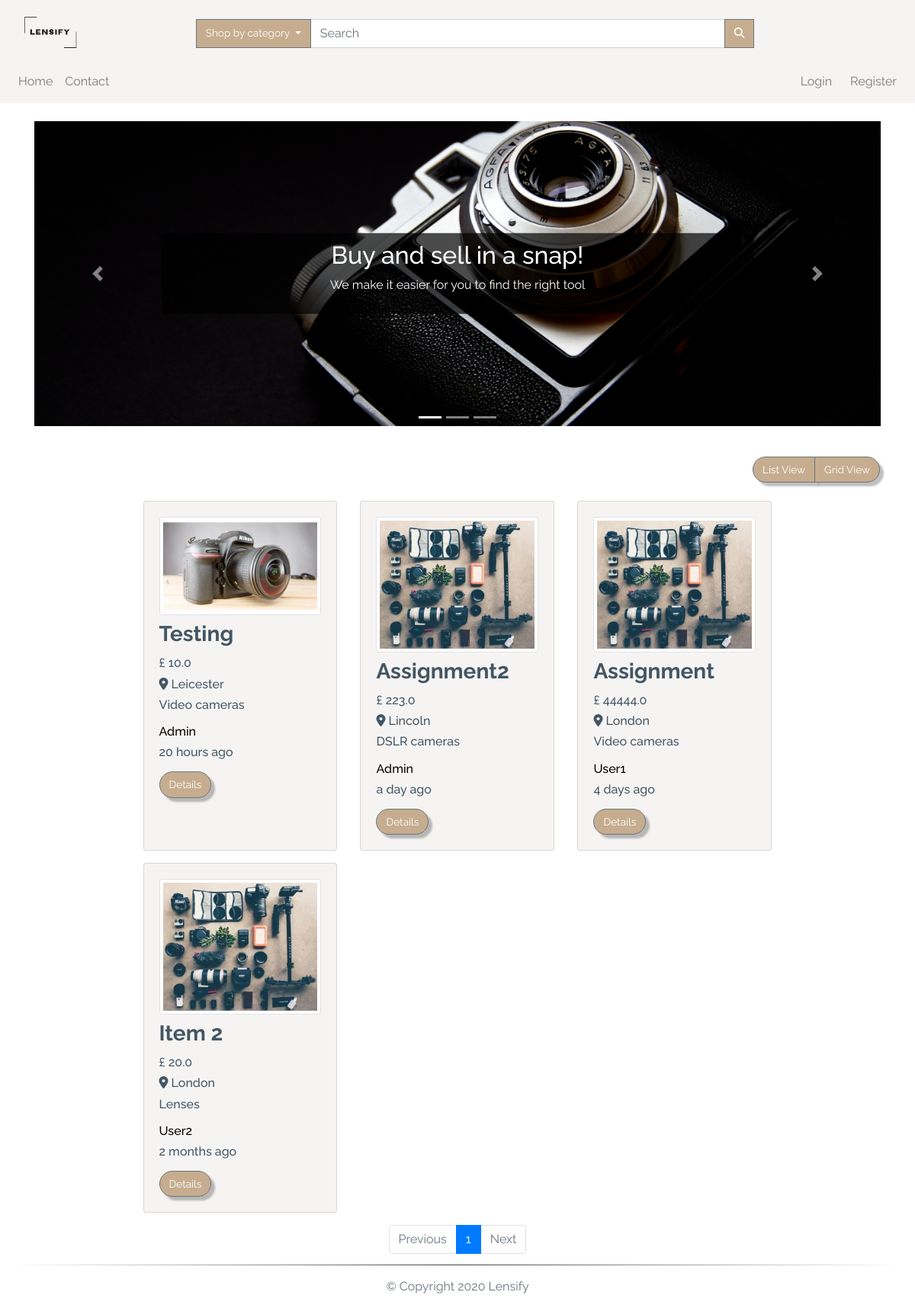
/index, run on the app's committed database.
### app/models.py (models this page shows, shortened)
class TimestampMixin(object):
    created_at = db.Column(db.DateTime, nullable=False,
                           default=datetime.utcnow)
    updated_at = db.Column(db.DateTime, onupdate=datetime.utcnow)

class ItemForSale(db.Model, TimestampMixin):
    __tablename__ = "for_sale"
    id = db.Column(db.Integer, primary_key=True)
    title = db.Column(db.String(100), nullable=False)
    description = db.Column(db.Text, nullable=False)
    quantity = db.Column(db.Integer, nullable=False, default=1)
    condition = db.Column(db.String(50), nullable=False)
    item_city = db.Column(db.String(50), nullable=False)
    price = db.Column(db.Float, nullable=False)
    item_views = db.Column(db.Integer, default=0)
    image_file = db.Column(Json(128), nullable=False,
                           default=['item.jpg'])
    sold = db.Column(db.Boolean, default=False)
    seller_id = db.Column(db.Integer, db.ForeignKey("users.id"))
    category_id = db.Column(db.Integer, db.ForeignKey("categories.id"))
    item_in_order = db.relationship(
        "OrderItem", backref="item", lazy="dynamic"
    )

class Category(db.Model, TimestampMixin):
    __tablename__ = "categories"
    id = db.Column(db.Integer, primary_key=True)
    name = db.Column(db.String(30), nullable=False, unique=True)
    item_cat = db.relationship(
        "ItemForSale", backref="category", lazy="dynamic")

class User(db.Model, TimestampMixin, UserMixin):
    __tablename__ = "users"
    id = db.Column(db.Integer, primary_key=True)
    first_name = db.Column(db.String(50), nullable=False)
    last_name = db.Column(db.String(50), nullable=False)
    username = db.Column(db.String(50), unique=True, nullable=False)
    email = db.Column(db.String(115), unique=True, nullable=False)
    image_file = db.Column(db.String(80), nullable=False,
                           default="default.jpg")
    password_hash = db.Column(db.String(60), nullable=False)
    items_for_sale = db.relationship(
        "ItemForSale", backref="seller", lazy="dynamic")
    orders = db.relationship("Order", backref="buyer", lazy=True)
    address = db.relationship(
        "Address", secondary="user_addresses", backref="user", lazy="dynamic"
    )
    followed = db.relationship(
        'User', secondary=followers,
        primaryjoin=(followers.c.follower_id == id),
        secondaryjoin=(followers.c.followed_id == id),
        backref=db.backref('followers', lazy='dynamic'), lazy='dynamic')
    reviewed = db.relationship(
        'Review', backref='user_reviewed', primaryjoin=(Review.user_reviewed_id == id), lazy="dynamic"
    )
    reviewer = db.relationship(
        'Review', backref='user_reviewer', primaryjoin=(Review.user_reviewer_id == id), lazy="dynamic"
    )

### app/routes.py (the view)
@app.route("/")
@app.route("/index")
def index():
    page = request.args.get('page', 1, type=int)
    all_items = ItemForSale.query.filter_by(sold=False)\
        .order_by(ItemForSale.id.desc()).paginate(page, app.config['LISTINGS_PER_PAGE'], False)
    next_url = url_for('index', page=all_items.next_num) \
        if all_items.has_next else None
    prev_url = url_for('index', page=all_items.prev_num) \
        if all_items.has_prev else None
    return render_template("index.html", all_items=all_items.items, next_url=next_url,
                           prev_url=prev_url, page_num=all_items.iter_pages(), page=page)

### app/models.py (called while the page is built)
    def process_result_value(self, value, dialect):
        return json.loads(value)

### app/routes.py (called while the page is built)
@app.before_request
def before_request():
    if current_user.is_authenticated:
        current_user.updated_at = datetime.utcnow()
        db.session.commit()

@app.context_processor
def inject_categories():
    categories = Category.query.join(
        ItemForSale, (Category.id == ItemForSale.category_id)).filter(ItemForSale.sold == False).all()
    return dict(categories=categories)

### app/templates/index.html (shortened to what this page needs)
{% extends "layout.html" %}
{% block app_content %}
<div class="container-fluid h-100 mt-4">
  <div class="row">
    <div class="col-12 h-100">
      <div class="container-fluid">
        <div class="row justify-content-center mb-4">
          <div class="col-12">
            <div id="slider-animation" class="carousel slide" data-ride="carousel">
              <ul class="carousel-indicators">
                <li data-target="#slider-animation" data-slide-to="0" class="active"></li>
                <li data-target="#slider-animation" data-slide-to="1"></li>
                <li data-target="#slider-animation" data-slide-to="2"></li>
              </ul>
              <div class="carousel-inner">
                <div class="carousel-item active">
                  <img src="{{url_for('.static', filename='img/slider/slider2.jpg')}}" alt="Los Angeles">
                  <div class="text-box">
                    <h2 class="wow slideInRight" data-wow-duration="2s">Buy and sell in a snap!</h2>
                    <p class="wow slideInLeft" data-wow-duration="2s">We make it easier for you to
                      find the right tool</p>
                  </div>
                </div>
              </div>
              <a class="carousel-control-prev" href="#slider-animation" data-slide="prev">
                <span class="carousel-control-prev-icon"></span>
              </a>
              <a class="carousel-control-next" href="#slider-animation" data-slide="next">
                <span class="carousel-control-next-icon"></span>
              </a>
            </div>
          </div>
        </div>
      </div>
      <div class="row ">
        <div class="col-lg-12 my-3">
          <div class="float-right mr-3">
            <div class="btn-group">
              <button class="btn btn-secondary" id="list">
                List View
              </button>
              <button class="btn btn-secondary" id="grid">
                Grid View
              </button>
            </div>
          </div>
        </div>
      </div>
      <div id="products" class="row view-group w-75 mx-auto">
        {% for item in all_items %}
        <div class=" item col-12 col-md-6 col-lg-4 py-2">
          <div class="card custom-bg h-100">
            <div class="card-body">
              <a href="{{url_for('item', item_id=item.id)}}">
                <img class="img-fluid img-thumbnail card-img-top group list-group-image img-event"
                  src="{{url_for('static', filename='img/items/' + item.image_file[0])}}" alt="{{ item.title }}">
              </a>
              <h3 class="card-title list-group-item-heading font-weight-bold mt-2 ">{{ item.title.title() }}</h3>
              <small class="d-block font-weight-bold card-text">
                <h6>£ {{ item.price }}</h6>
              </small>
              <small class="font-weight-bold card-text">
                <h6 class="text-capitalize"><i class="fas fa-map-marker-alt"></i> {{ item.item_city }}</h6>
              </small>
              <small class="card-text">
                <h6>{{ item.category.name }}</h6>
              </small>
              <h6 class="card-text mt-3">
                <a href="{{url_for('user', username=item.seller.username)}}">
                  {{ item.seller.username.capitalize() }}
                </a>
              </h6>
              <small class="card-text">
                <h6>{{ moment(item.created_at).fromNow() }}</h6>
              </small>
              <a href="{{url_for('item', item_id=item.id)}}" class="btn btn-secondary mt-2">
                Details
              </a>
            </div>
          </div>
        </div>
        {% endfor %}
      </div>
      <nav aria-label="Page navigation" class="col-12 my-2">
        <ul class="pagination justify-content-center">
          <li class="page-item {% if not prev_url %} disabled {% endif %}">
            <a class="page-link" href="{{ prev_url }}" tabindex="-1">Previous</a>
          </li>
          {% for num in page_num %}
          {% if num %}
          <li class="page-item {% if page == num %} active {% endif %}"><a class="page-link"
              href="{{url_for('index', page=num)}}">{{ num }}</a></li>
          {% else %}
          <span class="page-item ellipsis">…</span>
          {% endif %}
          {% endfor %}
          <li class="page-item {% if not next_url %} disabled {% endif %}">
            <a class="page-link" href="{{ next_url }}">Next</a>
          </li>
        </ul>
      </nav>
    </div>
  </div>
</div>
</div>
{% endblock app_content %}

### app/static/css/styles.css (style rules this page uses)
:root { --main-color: #fff; --second-color: #425664; --third-color: #f6f4f2; --fourth-color: #c6ad8f; }
*, *::before, *::after { margin: 0; padding: 0; box-sizing: border-box; list-style: none; text-decoration: none; }
body, html { background: var(--main-color); min-height: 100vh; width: 100%; color: var(--second-color); font-family: "Raleway", sans-serif; word-break: normal; }
html { position: relative; }
a { color: black; text-decoration: none; cursor: pointer; }
ul { margin: 0; }
P { word-break: normal; }
.btn { font-size: 85%; white-space: nowrap; }
.btn-secondary { filter: drop-shadow(5px 5px 1px rgba(0, 0, 0, 0.25)); background-color: var(--fourth-color); border-radius: 20px; color: var(--main-color); }
.custom-bg { background-color: var(--third-color); }
.carousel-item { height: 50vh; min-height: 350px; }
.carousel-item img { width: 100%; height: 100%; object-fit: cover; display: block; }
.carousel-item .text-box { background: rgb(0, 0, 0); background: rgba(0, 0, 0, 0.7); padding: 10px; }
.text-box { position: absolute; top: 50%; left: 15%; right: 15%; color: #fff; text-align: center; transform: translateY(-50%); }
.pagination { flex-wrap: wrap; }

### data on the page
ItemForSale: shows a picture, title "Testing", price "10.0", item_city "Leicester", category.name "Video cameras", seller.username "Admin", created_at "20 hours ago"
ItemForSale: title "Assignment2", price "223.0", item_city "Lincoln", category.name "DSLR cameras", seller.username "Admin", created_at "a day ago"
ItemForSale: title "Assignment", price "44444.0", item_city "London", category.name "Video cameras", seller.username "User1", created_at "4 days ago"
ItemForSale: title "Item 2", price "20.0", item_city "London", category.name "Lenses", seller.username "User2", created_at "2 months ago"

### other printed values
{{ num }} "1"
